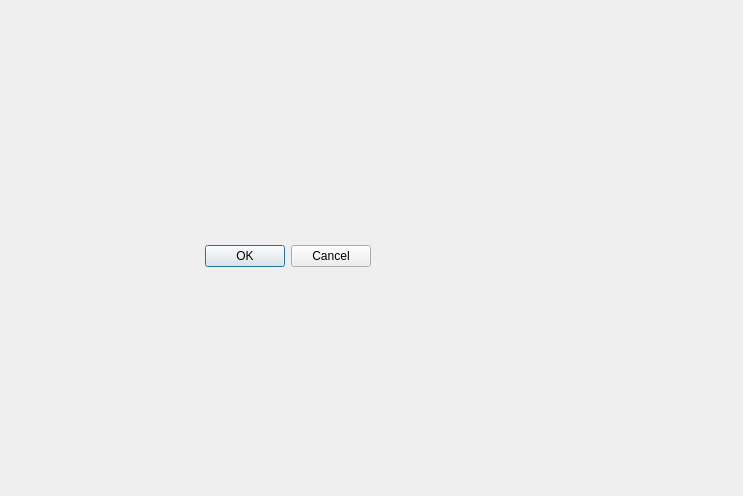
<?xml version="1.0" encoding="UTF-8"?>
<ui version="4.0">
 <class>gestion_menu</class>
 <widget class="QDialog" name="gestion_menu">
  <property name="geometry">
   <rect>
    <x>0</x>
    <y>0</y>
    <width>743</width>
    <height>496</height>
   </rect>
  </property>
  <property name="windowTitle">
   <string>Dialog</string>
  </property>
  <widget class="QDialogButtonBox" name="buttonBox">
   <property name="geometry">
    <rect>
     <x>30</x>
     <y>240</y>
     <width>341</width>
     <height>32</height>
    </rect>
   </property>
   <property name="orientation">
    <enum>Qt::Horizontal</enum>
   </property>
   <property name="standardButtons">
    <set>QDialogButtonBox::Cancel|QDialogButtonBox::Ok</set>
   </property>
  </widget>
 </widget>
 <resources/>
 <connections>
  <connection>
   <sender>buttonBox</sender>
   <signal>accepted()</signal>
   <receiver>gestion_menu</receiver>
   <slot>accept()</slot>
   <hints>
    <hint type="sourcelabel">
     <x>248</x>
     <y>254</y>
    </hint>
    <hint type="destinationlabel">
     <x>157</x>
     <y>274</y>
    </hint>
   </hints>
  </connection>
  <connection>
   <sender>buttonBox</sender>
   <signal>rejected()</signal>
   <receiver>gestion_menu</receiver>
   <slot>reject()</slot>
   <hints>
    <hint type="sourcelabel">
     <x>316</x>
     <y>260</y>
    </hint>
    <hint type="destinationlabel">
     <x>286</x>
     <y>274</y>
    </hint>
   </hints>
  </connection>
 </connections>
</ui>
